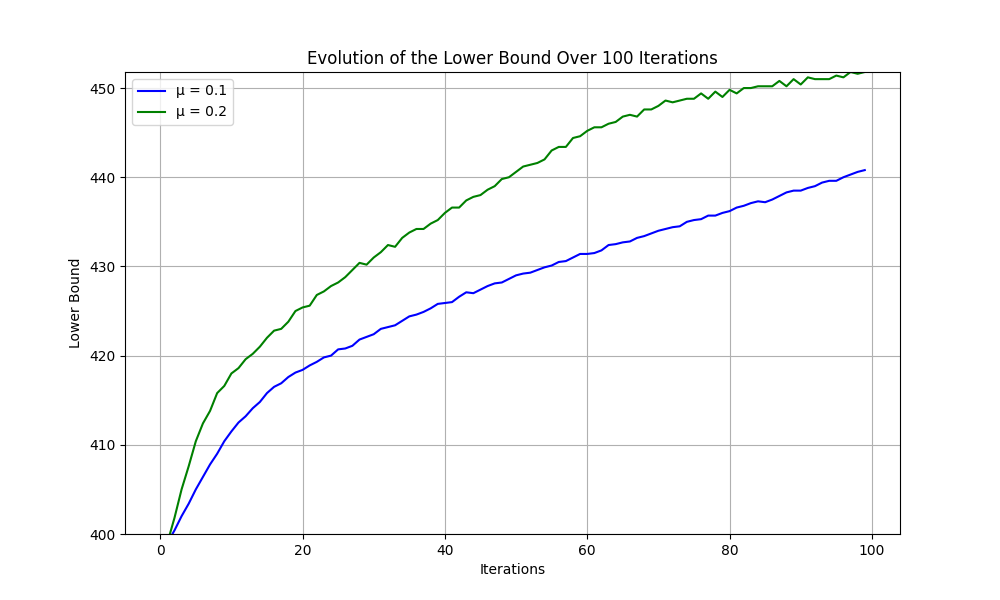

Python code for this plot:
import matplotlib.pyplot as plt

file_mu1 = "linfo2266-Phytinfo/output_mu1.txt"
file_mu2 = "linfo2266-Phytinfo/output_mu2.txt"


def read_lower_bounds(file_path):
    with open(file_path, 'r') as file:
        return [float(line.strip()) for line in file.readlines()]


lower_bounds_mu1 = read_lower_bounds(file_mu1)
lower_bounds_mu2 = read_lower_bounds(file_mu2)

iterations = list(range(min(100, len(lower_bounds_mu1), len(lower_bounds_mu2))))

plt.figure(figsize=(10, 6))
plt.plot(iterations, lower_bounds_mu1[:100], label='µ = 0.1', color='blue')
plt.plot(iterations, lower_bounds_mu2[:100], label='µ = 0.2', color='green')
plt.xlabel('Iterations')
plt.ylabel('Lower Bound')
plt.title('Evolution of the Lower Bound Over 100 Iterations')
plt.ylim(400, max(max(lower_bounds_mu1[:100]), max(lower_bounds_mu2[:100])))
plt.legend()
plt.grid()

plt.show()
